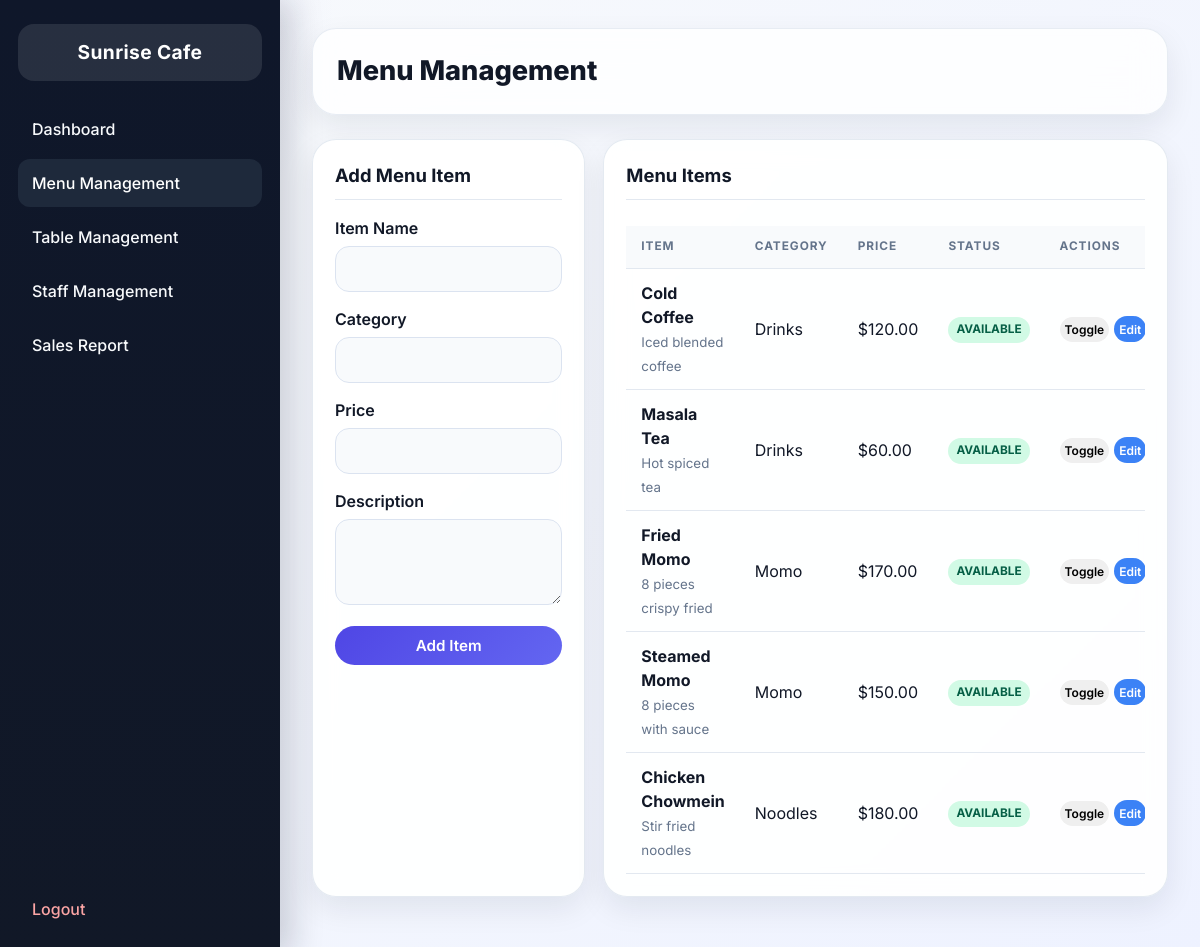
Screenshot of /admin/menu.php (signed in) with the database file from the repository.
### tables this page shows
CREATE TABLE restaurants (
    id INT AUTO_INCREMENT PRIMARY KEY,
    name VARCHAR(100) NOT NULL,
    address VARCHAR(255) NOT NULL,
    phone VARCHAR(20) NOT NULL,
    logo VARCHAR(255) DEFAULT NULL,
    is_active TINYINT(1) DEFAULT 1,
    created_at TIMESTAMP DEFAULT CURRENT_TIMESTAMP
);

CREATE TABLE menu_items (
    id INT AUTO_INCREMENT PRIMARY KEY,
    restaurant_id INT NOT NULL,
    name VARCHAR(100) NOT NULL,
    description TEXT DEFAULT NULL,
    price DECIMAL(10,2) NOT NULL,
    category VARCHAR(50) NOT NULL,
    image VARCHAR(255) DEFAULT NULL,
    is_available TINYINT(1) DEFAULT 1,
    created_at TIMESTAMP DEFAULT CURRENT_TIMESTAMP,
    FOREIGN KEY (restaurant_id) REFERENCES restaurants(id) ON DELETE CASCADE
);

### admin/menu.php (the view, shortened to what this page needs)
<?php
require '../config/db.php';
$restaurant_id = $_SESSION['restaurant_id'];
$stmt = $pdo->prepare("SELECT * FROM menu_items WHERE restaurant_id = ? ORDER BY category, name");
$stmt->execute([$restaurant_id]);
$menu_items = $stmt->fetchAll(PDO::FETCH_ASSOC);
$stmt = $pdo->prepare("SELECT name FROM restaurants WHERE id = ?");
$stmt->execute([$restaurant_id]);
$restaurant_name = $stmt->fetchColumn();
?>
<!DOCTYPE html>
<html lang="en">
<head>
    <link rel="stylesheet" href="../assets/css/style.css">
</head>
<body>
    <div class="dashboard-layout">
        <div class="sidebar">
            <div class="sidebar-header">
                <?= htmlspecialchars($restaurant_name) ?>
            </div>
            <div class="sidebar-nav">
                <a href="dashboard.php">Dashboard</a>
                <a href="menu.php" style="background-color: var(--sidebar-hover); color: #fff;">Menu Management</a>
                <a href="tables.php">Table Management</a>
                <a href="staff.php">Staff Management</a>
                <a href="sales.php">Sales Report</a>
                <a href="../auth/logout.php" style="color: #FCA5A5; margin-top: auto;">Logout</a>
            </div>
        </div>
        <div class="main-content">
            <div class="topbar">
                <h1>Menu Management</h1>
            </div>
            <div class="grid grid-cols-3">
                <div class="card" style="grid-column: span 1;">
                    <div class="card-header">
                        <h2>Add Menu Item</h2>
                    </div>
                    <form method="POST">
                        <div class="form-group">
                            <label>Item Name</label>
                            <input type="text" name="name" class="form-control" required>
                        </div>
                        <div class="form-group">
                            <label>Category</label>
                            <input type="text" name="category" class="form-control" required>
                        </div>
                        <div class="form-group">
                            <label>Price</label>
                            <input type="number" step="0.01" name="price" class="form-control" required>
                        </div>
                        <div class="form-group">
                            <label>Description</label>
                            <textarea name="description" class="form-control" rows="3"></textarea>
                        </div>
                        <button type="submit" class="btn btn-primary" style="width: 100%;">Add Item</button>
                    </form>
                </div>
                <div class="card" style="grid-column: span 2;">
                    <div class="card-header">
                        <h2>Menu Items</h2>
                    </div>
                    <div class="table-responsive">
                        <table>
                            <thead>
                                <tr>
                                    <th>Item</th>
                                    <th>Category</th>
                                    <th>Price</th>
                                    <th>Status</th>
                                    <th>Actions</th>
                                </tr>
                            </thead>
                            <tbody>
                                <?php foreach ($menu_items as $item): ?>
                                <tr>
                                    <td>
                                        <strong><?= htmlspecialchars($item['name']) ?></strong><br>
                                        <small style="color: var(--text-muted)"><?= htmlspecialchars($item['description']) ?></small>
                                    </td>
                                    <td><?= htmlspecialchars($item['category']) ?></td>
                                    <td>$<?= number_format($item['price'], 2) ?></td>
                                    <td>
                                        <span class="badge <?= $item['is_available'] ? 'badge-success' : 'badge-danger' ?>">
                                            <?= $item['is_available'] ? 'Available' : 'Out of Stock' ?>
                                        </span>
                                    </td>
                                    <td>
                                        <div style="display:flex; gap:5px;">
                                            <form method="POST">
                                                <button type="submit" class="btn <?= $item['is_available'] ? 'btn-warning' : 'btn-success' ?>" style="padding: 5px; font-size: 0.75rem;">
                                                    Toggle
                                                </button>
                                            </form>
                                            <button onclick="editItem(<?= htmlspecialchars(json_encode($item)) ?>)" class="btn btn-info" style="padding: 5px; font-size: 0.75rem; background-color: var(--info); color: white; border: none; cursor: pointer; border-radius: var(--border-radius);">Edit</button>
                                        </div>
                                    </td>
                                </tr>
                                <?php endforeach; ?>
                            </tbody>
                        </table>
                    </div>
                </div>
            </div>
        </div>
    </div>
</body>
</html>

### assets/css/style.css (style rules this page uses)
:root { --primary-color: #4F46E5; --primary-hover: #4338CA; --secondary-color: #10B981; --bg-color: #F8FAFC; --card-bg: #FFFFFF; --text-main: #111827; --text-muted: #64748B; --border-color: #E2E8F0; --danger: #EF4444; --warning: #F59E0B; --info: #3B82F6; --sidebar-bg: #0F172A; --sidebar-text: #F8FAFC; --sidebar-hover: #1E293B; --shadow-sm: 0 1px 2px rgba(15, 23, 42, 0.06); --shadow-md: 0 12px 30px rgba(15, 23, 42, 0.08); --shadow-lg: 0 20px 45px rgba(15, 23, 42, 0.14); --border-radius: 16px; --transition: all 0.25s ease; }
* { margin: 0; padding: 0; box-sizing: border-box; }
body { font-family: 'Inter', sans-serif; background: radial-gradient(circle at top left, rgba(79, 70, 229, 0.12), transparent 22%), linear-gradient(135deg, #f8fafc 0%, #eef2ff 100%); color: var(--text-main); line-height: 1.5; min-height: 100vh; }
a { text-decoration: none; color: var(--primary-color); transition: var(--transition); }
.dashboard-layout { display: flex; min-height: 100vh; }
.sidebar { width: 280px; background: linear-gradient(180deg, #0f172a 0%, #111827 100%); color: var(--sidebar-text); display: flex; flex-direction: column; padding: 24px 18px; box-shadow: 12px 0 30px rgba(15, 23, 42, 0.18); }
.sidebar-header { padding: 14px 16px; font-size: 1.2rem; font-weight: 700; border-radius: 16px; text-align: center; color: #fff; background: rgba(255, 255, 255, 0.1); margin-bottom: 16px; letter-spacing: 0.02em; }
.sidebar-nav { flex: 1; display: flex; flex-direction: column; gap: 6px; padding-top: 8px; }
.sidebar-nav a { display: block; padding: 12px 14px; color: var(--sidebar-text); font-weight: 500; border-radius: 12px; transition: var(--transition); }
.main-content { flex: 1; padding: 28px 32px 40px; overflow-y: auto; }
.topbar { display: flex; justify-content: space-between; align-items: center; margin-bottom: 24px; padding: 22px 24px; border: 1px solid rgba(226, 232, 240, 0.8); background: rgba(255, 255, 255, 0.82); backdrop-filter: blur(16px); border-radius: 24px; box-shadow: var(--shadow-md); }
.topbar h1 { font-size: 1.7rem; font-weight: 800; color: var(--text-main); }
.card { background: rgba(255, 255, 255, 0.92); border: 1px solid rgba(226, 232, 240, 0.9); border-radius: 24px; box-shadow: var(--shadow-md); padding: 22px; margin-bottom: 20px; backdrop-filter: blur(12px); }
.card-header { display: flex; justify-content: space-between; align-items: center; margin-bottom: 16px; border-bottom: 1px solid var(--border-color); padding-bottom: 10px; }
.card-header h2 { font-size: 1.15rem; font-weight: 700; color: var(--text-main); }
.grid { display: grid; gap: 18px; }
.grid-cols-3 { grid-template-columns: repeat(3, minmax(0, 1fr)); }
.form-group { margin-bottom: 15px; }
.form-group label { display: block; margin-bottom: 6px; font-weight: 600; color: var(--text-main); }
.form-control { width: 100%; padding: 12px 14px; border: 1px solid #dbe3f0; border-radius: 14px; font-family: 'Inter', sans-serif; font-size: 1rem; background: #f8fafc; transition: var(--transition); }
.btn { display: inline-flex; align-items: center; justify-content: center; padding: 10px 18px; font-family: 'Inter', sans-serif; font-weight: 600; text-align: center; border: none; border-radius: 999px; cursor: pointer; transition: var(--transition); font-size: 0.95rem; }
.btn-primary { background: linear-gradient(135deg, var(--primary-color), #6366f1); color: #fff; }
.table-responsive { overflow-x: auto; }
table { width: 100%; border-collapse: collapse; margin-top: 10px; }
th, td { padding: 12px 15px; text-align: left; border-bottom: 1px solid var(--border-color); }
th { background-color: #f8fafc; font-weight: 700; color: var(--text-muted); text-transform: uppercase; font-size: 0.74rem; letter-spacing: 0.08em; }
.badge { display: inline-block; padding: 4px 8px; border-radius: 9999px; font-size: 0.74rem; font-weight: 700; text-transform: uppercase; }
.badge-success { background-color: #D1FAE5; color: #065F46; }

### rows the page displays
restaurants: name "Sunrise Cafe"
menu_items: name "Cold Coffee", description "Iced blended coffee", category "Drinks", price "120.00", is_available "AVAILABLE"
menu_items: name "Masala Tea", description "Hot spiced tea", category "Drinks", price "60.00", is_available "AVAILABLE"
menu_items: name "Fried Momo", description "8 pieces crispy fried", category "Momo", price "170.00", is_available "AVAILABLE"
menu_items: name "Steamed Momo", description "8 pieces with sauce", category "Momo", price "150.00", is_available "AVAILABLE"
menu_items: name "Chicken Chowmein", description "Stir fried noodles", category "Noodles", price "180.00", is_available "AVAILABLE"
